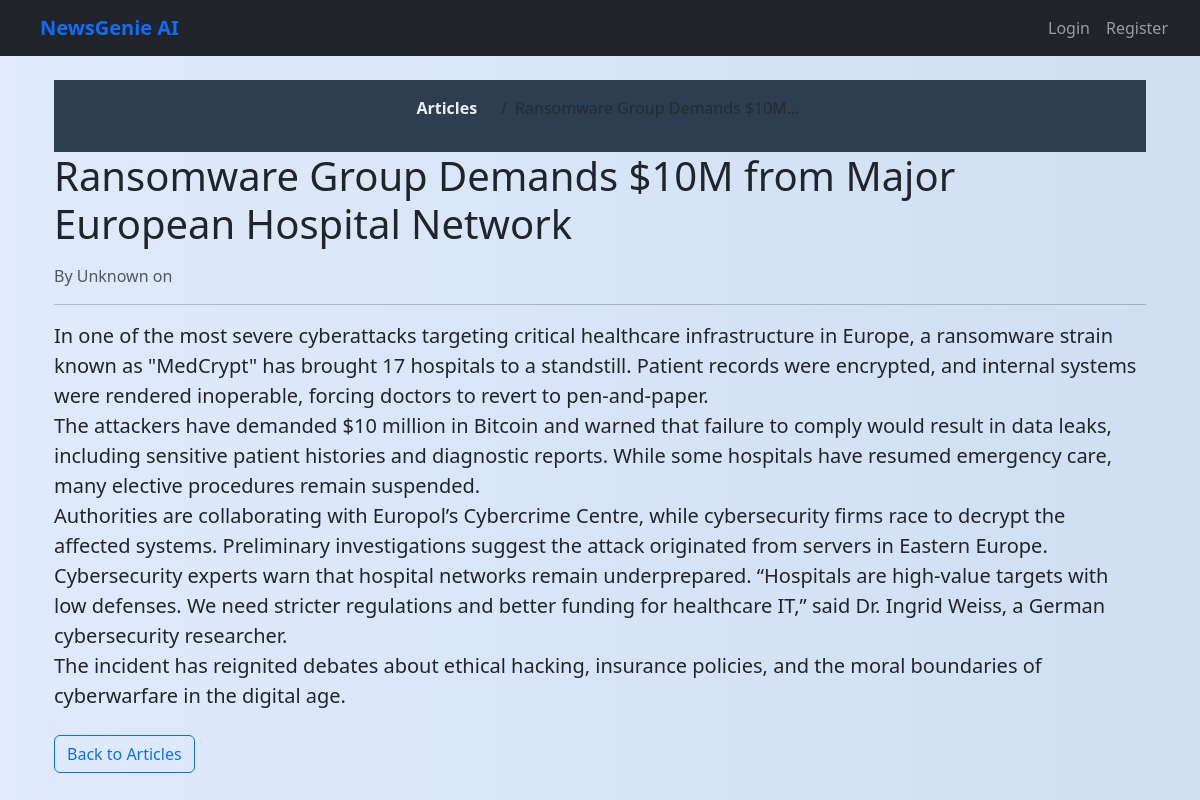
The page /articles/4/ on the database its author committed.
### news/models.py (models this page shows, shortened)
class Article(models.Model):
    title = models.CharField(max_length=200)
    content = models.TextField()
    summary = models.TextField(blank=True)
    source_url = models.URLField()
    category = models.ForeignKey(Category, on_delete=models.CASCADE)
    published_date = models.DateTimeField(default=timezone.now)
    link = models.URLField(null=True, blank=True)
    publication_date = models.DateTimeField(null=True, blank=True)
    author = models.CharField(max_length=255, default='Unknown')
    created_at = models.DateTimeField(auto_now_add=True)
    audio_file = models.FileField(upload_to='audio/', blank=True, null=True)
    class Meta:
        ordering = ['-published_date']

### news/views.py (the view)
# urls.py: path('<int:pk>/', ArticleDetailView.as_view(), name='article_detail'),
class ArticleDetailView(DetailView):
    model = Article
    template_name = 'news/article_detail.html'
    context_object_name = 'article'
    def get_object(self, queryset=None):
        obj = super().get_object(queryset)
        if self.request.user.is_authenticated:
            ReadingHistory.objects.get_or_create(user=self.request.user, article=obj)
        return obj

### news/templates/news/article_detail.html (shortened to what this page needs)
{% extends 'base.html' %}
{% block content %}
<div class="container mt-4">
    <nav aria-label="breadcrumb">
        <ol class="breadcrumb">
            <li class="breadcrumb-item"><a href="{% url 'home' %}">Articles</a></li>
            <li class="breadcrumb-item active" aria-current="page">{{ article.title|truncatechars:30 }}</li>
        </ol>
    </nav>
    <h1 class="mb-3">{{ article.title }}</h1>
    <p class="text-muted">By {{ article.author }} on {{ article.publication_date|date:"F d, Y" }}</p>
    <hr>
    <div class="lead">{{ article.content|linebreaksbr }}</div>
    <a href="{% url 'home' %}" class="btn btn-outline-primary mt-4">Back to Articles</a>
</div>
{% endblock %}

### static/css/styles.css (style rules this page uses)
body { font-family: 'Segoe UI', Tahoma, Geneva, Verdana, sans-serif; background: linear-gradient(to right, #e0eafc, #cfdef3); margin: 0; padding: 0; }
nav { background-color: #2c3e50; padding: 1rem; display: flex; justify-content: space-around; }
nav a { color: #ecf0f1; text-decoration: none; font-weight: bold; padding: 0.5rem 1rem; transition: background 0.3s, color 0.3s; }

### rows shown on the page
Article: title "Ransomware Group Demands $10M from Major European Hospital Network", author "Unknown", content "In one of the most severe cyberattacks targeting critical healthcare infrastructure in Europe, a ransomware strain known as \"MedCrypt\" has brought 17 hospitals to a standstill. Patient records were encrypted, and internal systems were rendered inoperable, forcing doctors to revert to pen-and-paper. The attackers have demanded $10 million in Bitcoin and warned that failure to comply would result in data leaks, including sensitive patient histories and diagnostic reports. While some hospitals have resumed emergency care, many elective procedures remain suspended. Authorities are collaborating with Europol’s Cybercrime Centre, while cybersecurity firms race to decrypt the affected systems.…"
